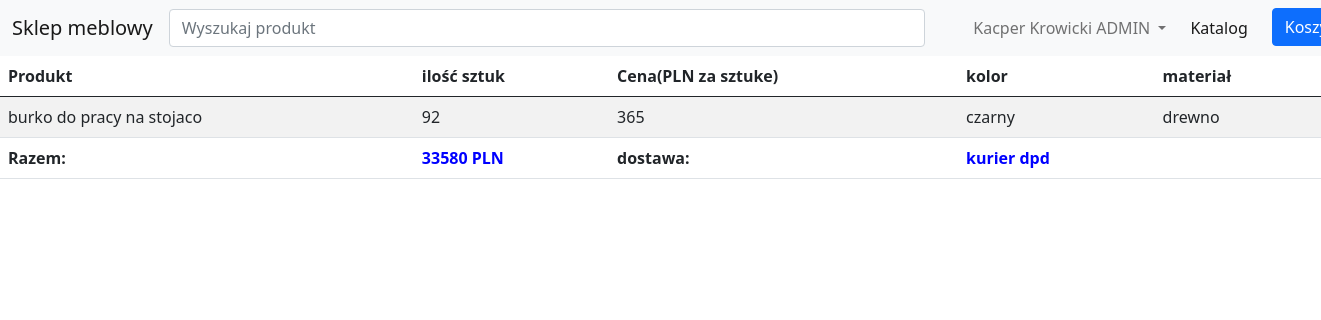
/projekt/order_details.php?id=2 (signed in), run on the app's committed database.
### tables this page shows
CREATE TABLE `zamowienia` (
  `zamowienie_id` int(11) NOT NULL,
  `data_zamowienia` date NOT NULL,
  `uzytkownik_id` int(11) NOT NULL,
  `adres_dostawy` varchar(150) NOT NULL,
  `status_zamowienia` varchar(20) NOT NULL,
  `dostawa` varchar(64) NOT NULL
);

### projekt/order_details.php (the view, shortened to what this page needs)
<!DOCTYPE html>
<html lang="en">
<head>
  <link rel="stylesheet" href="style.css">
  <link href="https://cdn.jsdelivr.net/npm/bootstrap@5.0.2/dist/css/bootstrap.min.css" rel="stylesheet"
>
</head>
<body>
<?php
    include("../projekt/model/nav_bar.php");
  ?>
  <table class="table table-striped">
  <thead>
    <tr>
      <th scope="col">Produkt</th>
      <th scope="col">ilość sztuk</th>
      <th scope="col">Cena(PLN za sztuke)</th>
      <th scope="col">kolor</th>
      <th scope="col">materiał</th>
    </tr>
  </thead>
  <tbody>
      <?php
      require("controller/connection.php");
      if(isset($_SESSION['email'])){
        $zid = $_GET['id'];
        $email = $_SESSION['email'];
        $query = "select DISTINCT p.nazwa, sum(t.ilosc_sztuk), p.cena, t.kolor, t.material, z.dostawa from zamowienia z
        join uzytkownicy u on u.uzytkownicy_id = z.uzytkownik_id
        join tranzakcje t on t.zamowienie_id = z.zamowienie_id
        join produkty p on p.produkt_id = t.produkt_id
        where u.email = '$email' and z.zamowienie_id = '$zid'
        group by p.nazwa, t.kolor, t.material";
        try{
            $result = mysqli_query($connection,$query);
            $suma = 0;
            while ($row = $result->fetch_row()) {
              $dostawa = $row[5];
                echo "
                <tr>
                    <td>$row[0]</td>
                    <td>$row[1]</td>
                    <td>$row[2]</td>
                    <td>$row[3]</td>
                    <td>$row[4]</td>
                </tr>
                ";
                $suma += $row[1] * $row[2];
            };
            echo "
                <tr>
                    <td style=\"font-weight: bold\">Razem:</td>
                    <td style=\"font-weight: bold; color: blue\">$suma PLN</td>
                    <td style=\"font-weight: bold;\">dostawa: </td>
                    <td style=\"font-weight: bold; color: blue\">$dostawa</td>
                    <td></td>
                </tr>
                ";
        }catch(Exception $e){
            echo $e;
            exit;
        }
      }
      ?>
  </tbody>
</table>
</body>
</html>

### projekt/style.css (style rules this page uses)
* { box-sizing:border-box }

### data on the page
zamowienia: row "burko do pracy na stojaco", row "92", row "365", row "czarny", row "drewno", dostawa "kurier dpd"

### other printed values
$_SESSION["logged"] "Kacper Krowicki"
$suma "33580"
